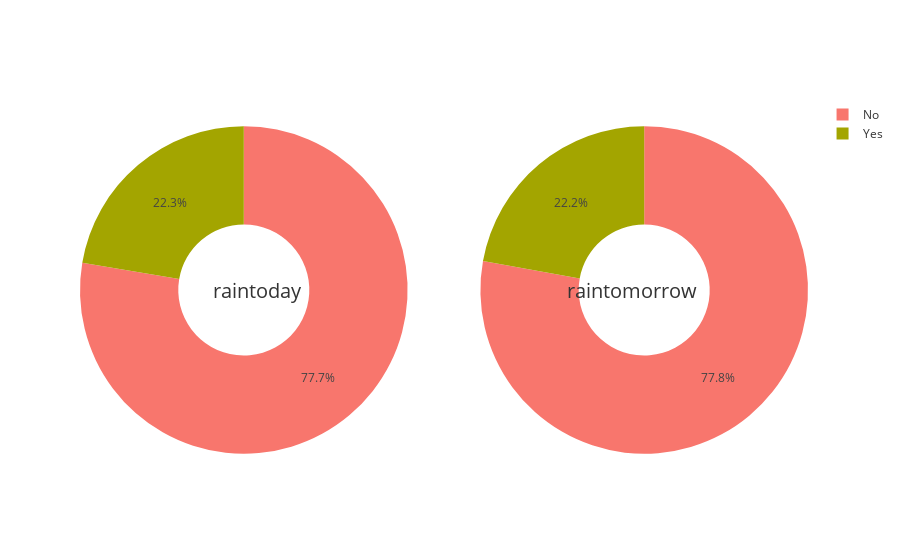

The notebook cell this image was saved under:
### Code cell
fig = make_subplots(rows=1, cols=2, specs=[[{'type':'domain'}, {'type':'domain'}]])

labels = ['Yes', 'No']

fig.add_trace(go.Pie(labels=labels, values=[31454, 109330], name="raintoday"), 1, 1)
fig.add_trace(go.Pie(labels=labels, values=[31201, 109583], name="raintomorrow"), 1, 2)

fig.update_traces(hole=.4, hoverinfo="label+percent+name")
fig.update_layout(annotations=[dict(text='raintoday', x=0.18, y=0.5, font_size=20, showarrow=False),
                               dict(text='raintomorrow', x=0.85, y=0.5, font_size=20, showarrow=False)], 
                               template='ggplot2')

fig.show()

### Figure 1 — Plotly figure (JSON) as saved in the notebook; plotly's stock layout.template omitted (floating-point values rounded to 4 significant figures)
{"data": [{"domain": {"x": [0, 0.45], "y": [0, 1]}, "hole": 0.4, "hoverinfo": "label+percent+name", "labels": ["Yes", "No"], "name": "raintoday", "type": "pie", "values": [31454, 109330]}, {"domain": {"x": [0.55, 1], "y": [0, 1]}, "hole": 0.4, "hoverinfo": "label+percent+name", "labels": ["Yes", "No"], "name": "raintomorrow", "type": "pie", "values": [31201, 109583]}], "layout": {"annotations": [{"font": {"size": 20}, "showarrow": false, "text": "raintoday", "x": 0.18, "y": 0.5}, {"font": {"size": 20}, "showarrow": false, "text": "raintomorrow", "x": 0.85, "y": 0.5}]}}
